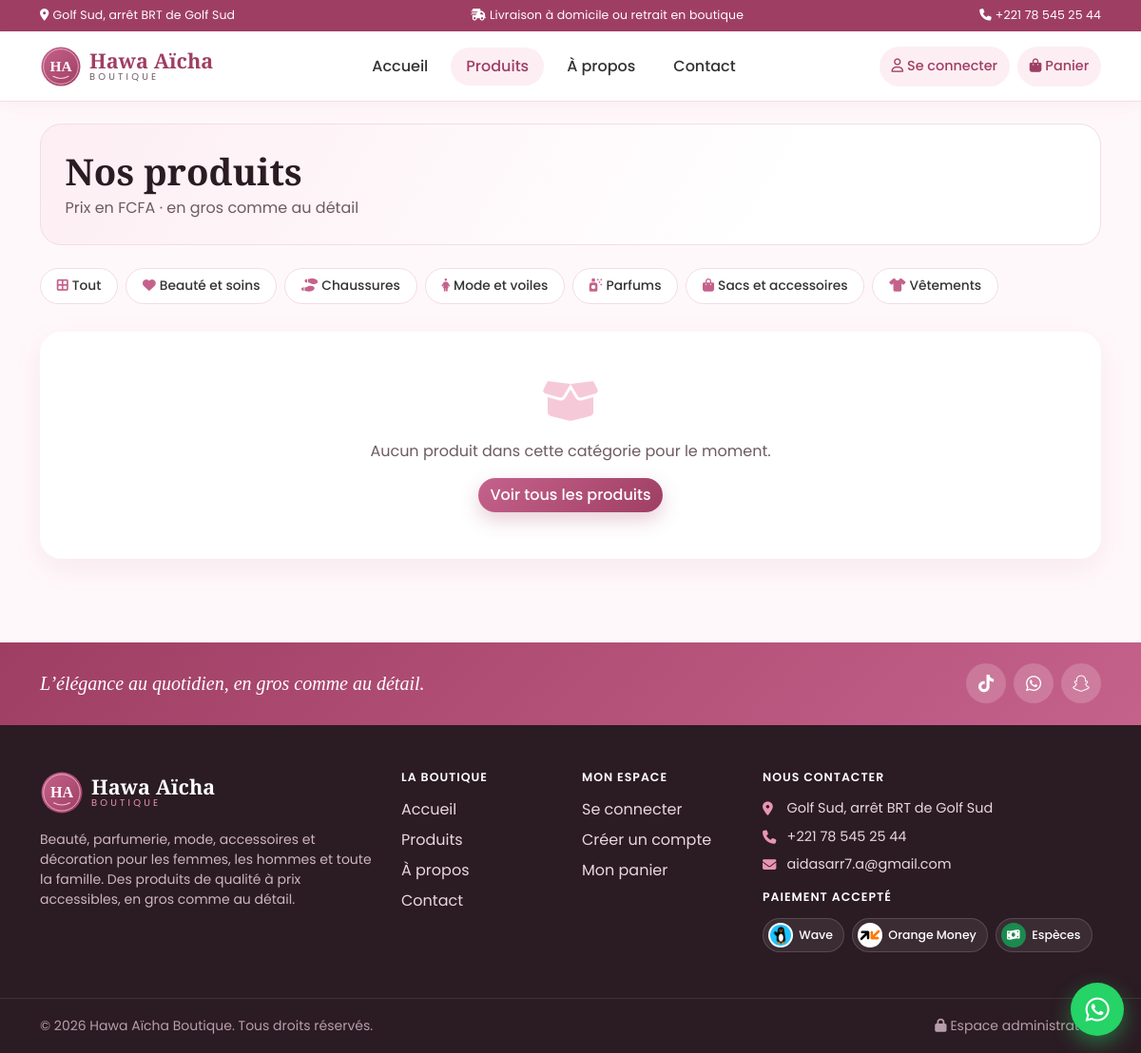
The app's page /produits.php?cat=6, older data.
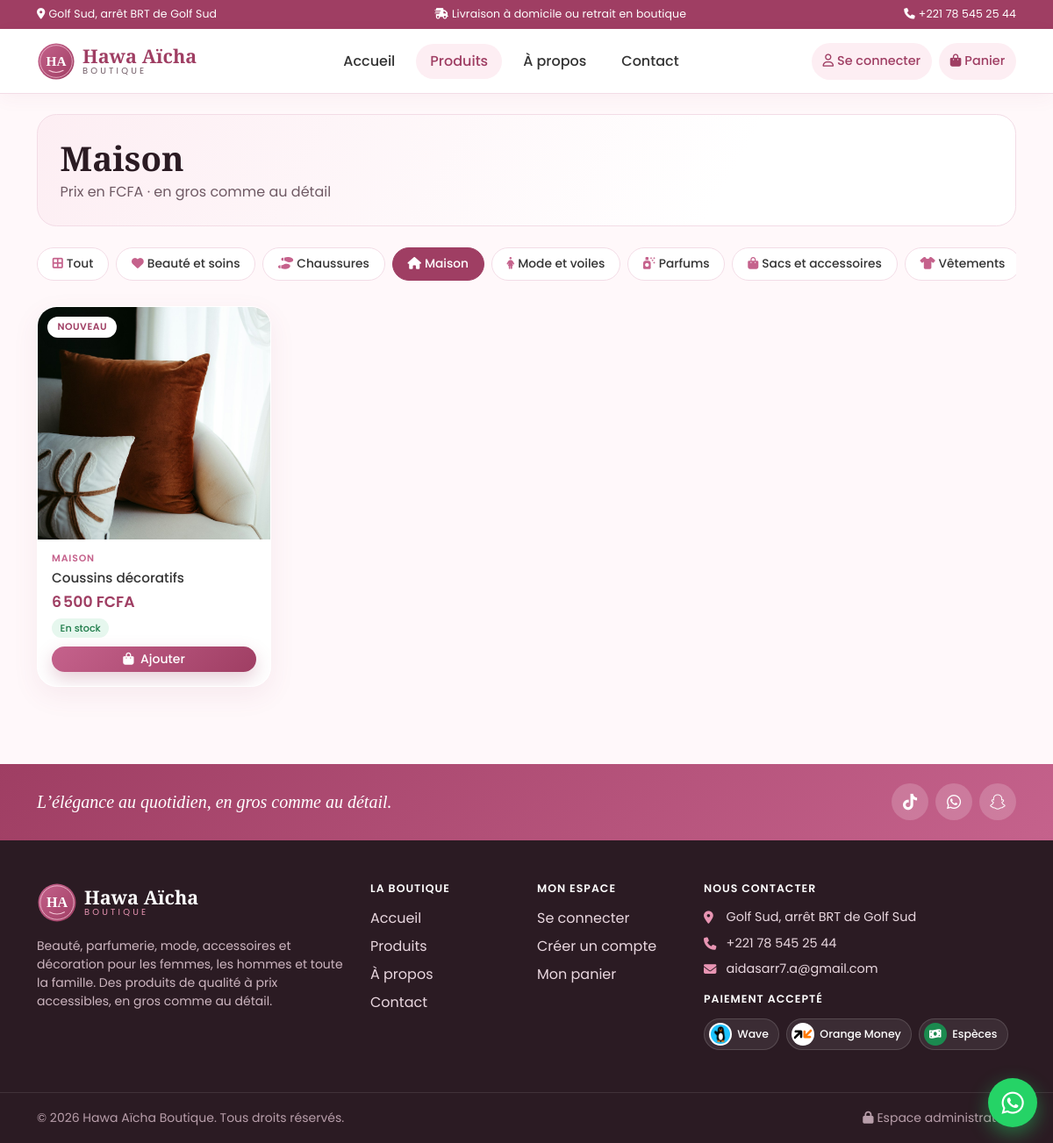
The same page, newer data.
### tables this page shows
CREATE TABLE IF NOT EXISTS categories (
  id INT AUTO_INCREMENT PRIMARY KEY,
  nom VARCHAR(100) NOT NULL,
  description TEXT NULL,
  icone VARCHAR(50) NOT NULL DEFAULT 'fa-gem',
  created_at TIMESTAMP NOT NULL DEFAULT CURRENT_TIMESTAMP
);

CREATE TABLE IF NOT EXISTS produits (
  id INT AUTO_INCREMENT PRIMARY KEY,
  categorie_id INT NULL,
  nom VARCHAR(150) NOT NULL,
  description TEXT NULL,
  prix INT NOT NULL DEFAULT 0,
  stock INT NOT NULL DEFAULT 0,
  image VARCHAR(120) NULL,
  nouveau TINYINT(1) NOT NULL DEFAULT 0,
  actif TINYINT(1) NOT NULL DEFAULT 1,
  created_at TIMESTAMP NOT NULL DEFAULT CURRENT_TIMESTAMP,
  date_modification TIMESTAMP NULL DEFAULT NULL ON UPDATE CURRENT_TIMESTAMP,
  INDEX idx_produits_actif (actif),
  CONSTRAINT fk_produit_categorie FOREIGN KEY (categorie_id) REFERENCES categories(id) ON DELETE SET NULL,
  CONSTRAINT chk_produits_stock CHECK (stock >= 0),
  CONSTRAINT chk_produits_prix CHECK (prix >= 0)
);

### includes/db.php (called while the page is built)
<?php
function db(): PDO
{
    static $pdo = null;
    if ($pdo === null) {
        $dsn = defined('DB_DSN')
            ? DB_DSN
            : sprintf('mysql:host=%s;dbname=%s;charset=utf8mb4', DB_HOST, DB_NAME);
        try {
            $pdo = new PDO($dsn, DB_USER, DB_PASS, [
                PDO::ATTR_ERRMODE            => PDO::ERRMODE_EXCEPTION,
                PDO::ATTR_DEFAULT_FETCH_MODE => PDO::FETCH_ASSOC,
                PDO::ATTR_EMULATE_PREPARES   => false,
            ]);
        } catch (PDOException $e) {
            http_response_code(500);
            exit('Connexion à la base de données impossible. Vérifiez le fichier config.php.');
        }
    }
    return $pdo;
}

### produits.php (the view, shortened to what the changed rows need)
<?php
$page = 'produits';
require __DIR__ . '/includes/header.php';
$categories = db()->query(
    'SELECT c.*, (SELECT COUNT(*) FROM produits p WHERE p.categorie_id = c.id AND p.actif = 1) AS nb
       FROM categories c HAVING nb > 0 ORDER BY c.nom'
)->fetchAll();
$catId = isset($_GET['cat']) ? (int)$_GET['cat'] : 0;
$sql = "SELECT p.*, c.nom AS categorie, c.icone
          FROM produits p LEFT JOIN categories c ON c.id = p.categorie_id
         WHERE p.actif = 1";
$params = [];
if ($catId > 0) {
    $sql .= ' AND p.categorie_id = ?';
    $params[] = $catId;
}
$sql .= ' ORDER BY (p.stock > 0) DESC, p.nouveau DESC, p.id DESC';
$st = db()->prepare($sql);
$st->execute($params);
$produits = $st->fetchAll();
$catActive = null;
foreach ($categories as $c) {
    if ((int)$c['id'] === $catId) $catActive = $c;
}
?>
<div class="entete-page mb-4">
  <h1 class="page-title mb-1"><?= $catActive ? e($catActive['nom']) : 'Nos produits' ?></h1>
  <p class="text-muted mb-0">Prix en FCFA · en gros comme au détail</p>
</div>
<div class="chips chips-categories mb-4">
  <a class="chip <?= $catId === 0 ? 'active' : '' ?>" href="<?= e(base_url('produits.php')) ?>"><i class="fa-solid fa-border-all me-1"></i>Tout</a>
  <?php foreach ($categories as $c): ?>
    <a class="chip <?= $catId === (int)$c['id'] ? 'active' : '' ?>" href="<?= e(base_url('produits.php?cat=' . (int)$c['id'])) ?>"><i class="fa-solid <?= e($c['icone']) ?> me-1"></i><?= e($c['nom']) ?></a>
  <?php endforeach; ?>
</div>
<?php if ($produits): ?>
  <div class="row g-3">
    <?php foreach ($produits as $p) { product_card($p); } ?>
  </div>
<?php else: ?>
  <div class="panel empty-state">
    <i class="fa-solid fa-box-open"></i>
    <p class="mt-3 mb-3 text-muted">Aucun produit dans cette catégorie pour le moment.</p>
    <a href="<?= e(base_url('produits.php')) ?>" class="btn btn-rose">Voir tous les produits</a>
  </div>
<?php endif; ?>
<?php require __DIR__ . '/includes/footer.php'; ?>

### includes/header.php (shortened to what the changed rows need)
<?php
require_once __DIR__ . '/functions.php';
$page  = $page  ?? '';
$liensNav = [
    'accueil'  => ['index.php',    'Accueil'],
    'produits' => ['produits.php', 'Produits'],
    'apropos'  => ['apropos.php',  'À propos'],
    'contact'  => ['contact.php',  'Contact'],
];
?><!DOCTYPE html>
<html lang="fr">
<head>
  <link href="https://cdn.jsdelivr.net/npm/bootstrap@5.3.3/dist/css/bootstrap.min.css" rel="stylesheet">
  <link href="https://cdnjs.cloudflare.com/ajax/libs/font-awesome/6.5.2/css/all.min.css" rel="stylesheet">
  <link href="<?= e(base_url('assets/css/style.css')) ?>" rel="stylesheet">
</head>
<body class="page-<?= e($page ?: 'autre') ?>">
<nav class="navbar navbar-expand-lg site-nav sticky-top">
  <div class="container">
    <div class="collapse navbar-collapse" id="menu">
      <ul class="navbar-nav mx-auto mb-2 mb-lg-0 gap-lg-2">
        <?php foreach ($liensNav as $k => [$href, $label]): ?>
          <li class="nav-item"><a class="nav-link <?= $page === $k ? 'active' : '' ?>" href="<?= e(base_url($href)) ?>"><?= e($label) ?></a></li>
        <?php endforeach; ?>
      </ul>
    </div>
  </div>
</nav>
<main class="container py-4">

### includes/footer.php (shortened to what the changed rows need)
</main>
<footer class="site-footer">
  <div class="container py-5">
    <div class="row g-4">
      <div class="col-md-4 col-lg-4">
        <div class="d-flex flex-wrap gap-2">
          <?php foreach (MODES_PAIEMENT as $mode): ?>
            <span class="pastille-logo"><?= logo_paiement($mode) ?> <?= e($mode) ?></span>
          <?php endforeach; ?>
        </div>
      </div>
    </div>
  </div>
</footer>
</body>
</html>

### includes/functions.php (shortened to what the changed rows need)
<?php
require_once __DIR__ . '/db.php';
function e($v): string
{
    return htmlspecialchars((string)$v, ENT_QUOTES, 'UTF-8');
}
function fcfa($n): string
{
    return number_format((int)$n, 0, ',', "\u{202F}") . ' FCFA';
}
function base_url(string $path = ''): string
{
    return BASE_URL . '/' . ltrim($path, '/');
}
function wa_link(string $message = ''): string
{
    $url = 'https://wa.me/' . WHATSAPP_NUMBER;
    return $message !== '' ? $url . '?text=' . rawurlencode($message) : $url;
}
    ?>
    <?php
function logo_paiement(string $mode, string $classe = 'logo-pay'): string
{
    $logos = ['Wave' => 'assets/img/paiement/wave.png', 'Orange Money' => 'assets/img/paiement/orange-money-icone.svg'];
    if (isset($logos[$mode])) {
        return '<img class="' . e($classe) . '" src="' . e(base_url($logos[$mode])) . '" alt="' . e($mode) . '">';
    }
    return '<span class="' . e($classe) . ' logo-cash"><i class="fa-solid fa-money-bill-wave"></i></span>';
}
    ?>
    <?php
function stock_info(int $stock): array
{
    return ['En stock', 'ok'];
}
function product_image(?string $img): ?string
{
    return $img ? base_url('uploads/' . rawurlencode($img)) : null;
}
function product_card(array $p): void
{
    [$label, $cls] = stock_info((int)$p['stock']);
    $img = product_image($p['image'] ?? null);
    $icone = $p['icone'] ?? 'fa-gem';
    ?>
    <div class="col-6 col-md-4 col-lg-3">
      <article class="product-card h-100">
        <a href="<?= e(base_url('produit.php?id=' . (int)$p['id'])) ?>" class="product-thumb">
          <?php if ($img): ?>
            <img src="<?= e($img) ?>" alt="<?= e($p['nom']) ?>" loading="lazy">
          <?php else: ?>
            <span class="thumb-placeholder"><i class="fa-solid <?= e($icone) ?>"></i></span>
          <?php endif; ?>
          <?php if (!empty($p['nouveau'])): ?><span class="ribbon">Nouveau</span><?php endif; ?>
        </a>
        <div class="product-body">
          <?php if (!empty($p['categorie'])): ?><div class="product-cat"><?= e($p['categorie']) ?></div><?php endif; ?>
          <h3 class="product-name"><a href="<?= e(base_url('produit.php?id=' . (int)$p['id'])) ?>"><?= e($p['nom']) ?></a></h3>
          <div class="product-price"><?= fcfa($p['prix']) ?></div>
          <span class="stock-badge stock-<?= e($cls) ?>"><?= e($label) ?></span>
          <?php if ((int)$p['stock'] > 0): ?>
            <form method="post" action="<?= e(base_url('panier.php')) ?>" class="mt-2">
              <button class="btn btn-rose btn-sm w-100"><i class="fa-solid fa-bag-shopping me-1"></i> Ajouter</button>
            </form>
          <?php else: ?>
            <a class="btn btn-outline-rose btn-sm w-100 mt-2"
               href="<?= e(wa_link('Bonjour, le produit « ' . $p['nom'] . ' » m\'intéresse. Sera-t-il bientôt disponible ?')) ?>"
               target="_blank" rel="noopener"><i class="fa-brands fa-whatsapp me-1"></i> Me prévenir</a>
          <?php endif; ?>
        </div>
      </article>
    </div>
    <?php
}

Row changes from the older to the newer data that the page shows:
now on this page (row unchanged): categories: nom "Maison"
now on this page (row edited): produits: image (picture), nouveau "NOUVEAU", categorie.nom "MAISON", nom "Coussins décoratifs", prix "6 500 FCFA"
Text that changed along with them:
text no longer shown: "Nos produits Aucun produit dans cette catégorie pour le moment. Voir tous les produits"
